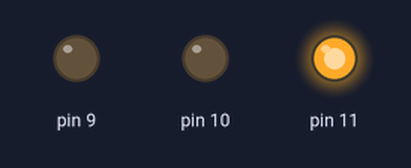
The sketch below on a simulated Arduino Uno, built with avr-gcc and run on an emulated ATmega328P. On the bench: output pins drawn as LEDs (lit = HIGH).

Above: at 0.2 s.
At 0.7 s:
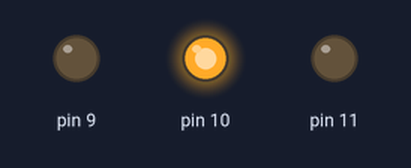
At 2.7 s:
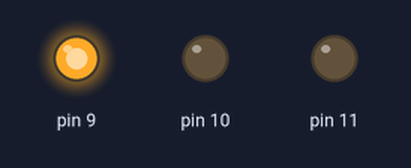
Timing chart, 0 to 3.5 s (numbered marks = the images above):
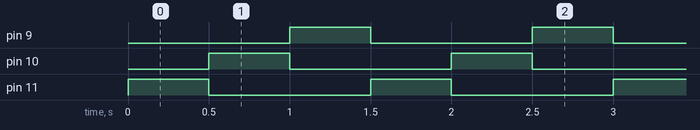

Measured:
- by itself, pin 9–11: alternates HIGH for 0.50 s and LOW for 1.0 s
- by itself, everything shown: repeats every 1.5 s, in 3 steps

The sketch:

aula_02_Variaveis.ino
```cpp
void setup() {
  // put your setup code here, to run once:
  pinMode(11, OUTPUT);
  pinMode(10, OUTPUT);
  pinMode(9, OUTPUT);

}

void loop() {
  // put your main code here, to run repeatedly:

  int intervalo1Pisca;
  int intervalo2Pisca;
  int intervalo3Pisca;

  intervalo1Pisca = 500;
  intervalo2Pisca = 500;
  intervalo3Pisca = 500;

  digitalWrite(11, HIGH);
  digitalWrite(10, LOW);
  digitalWrite(9, LOW);
  delay(intervalo1Pisca);

  digitalWrite(11, LOW);
  digitalWrite(10, HIGH);
  digitalWrite(9, LOW);
  delay(intervalo2Pisca);

  digitalWrite(11, LOW);
  digitalWrite(10, LOW);
  digitalWrite(9, HIGH);
  delay(intervalo3Pisca);

}

/*MATERIAL USADO:
2 - LEDS
2 - RESISTORES 220 ohms
5 - JUMPERS

*/
```
